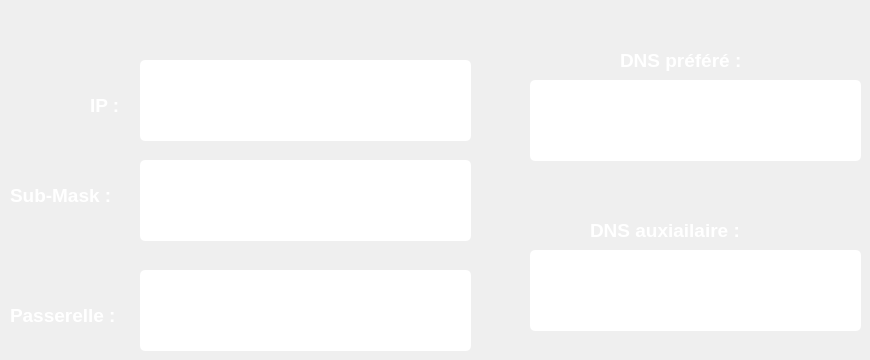
     <widget class="QWidget" name="P_network">
      <attribute name="title">
       <string>ConfigRéseau</string>
      </attribute>
      <widget class="QLineEdit" name="LineE_IP">
       <property name="geometry">
        <rect>
         <x>140</x>
         <y>60</y>
         <width>331</width>
         <height>81</height>
        </rect>
       </property>
       <property name="minimumSize">
        <size>
         <width>331</width>
         <height>81</height>
        </size>
       </property>
       <property name="maximumSize">
        <size>
         <width>331</width>
         <height>81</height>
        </size>
       </property>
       <property name="font">
        <font>
         <pointsize>15</pointsize>
         <weight>75</weight>
         <bold>true</bold>
        </font>
       </property>
       <property name="focusPolicy">
        <enum>Qt::NoFocus</enum>
       </property>
       <property name="styleSheet">
        <string notr="true">QLineEdit{
background-color: rgb(255, 255, 255);
border-radius:5px;
}
</string>
       </property>
       <property name="inputMask">
        <string/>
       </property>
       <property name="text">
        <string/>
       </property>
       <property name="alignment">
        <set>Qt::AlignCenter</set>
       </property>
      </widget>
      <widget class="QLineEdit" name="LineE_Sub_Mask">
       <property name="geometry">
        <rect>
         <x>140</x>
         <y>160</y>
         <width>331</width>
         <height>81</height>
        </rect>
       </property>
       <property name="minimumSize">
        <size>
         <width>331</width>
         <height>81</height>
        </size>
       </property>
       <property name="maximumSize">
        <size>
         <width>331</width>
         <height>81</height>
        </size>
       </property>
       <property name="font">
        <font>
         <pointsize>15</pointsize>
         <weight>75</weight>
         <bold>true</bold>
        </font>
       </property>
       <property name="focusPolicy">
        <enum>Qt::NoFocus</enum>
       </property>
       <property name="styleSheet">
        <string notr="true">QLineEdit{
background-color: rgb(255, 255, 255);
border-radius:5px;
}
</string>
       </property>
       <property name="inputMask">
        <string/>
       </property>
       <property name="alignment">
        <set>Qt::AlignCenter</set>
       </property>
      </widget>
      <widget class="QLineEdit" name="LineE_gateway">
       <property name="geometry">
        <rect>
         <x>140</x>
         <y>270</y>
         <width>331</width>
         <height>81</height>
        </rect>
       </property>
       <property name="minimumSize">
        <size>
         <width>331</width>
         <height>81</height>
        </size>
       </property>
       <property name="maximumSize">
        <size>
         <width>331</width>
         <height>81</height>
        </size>
       </property>
       <property name="font">
        <font>
         <pointsize>15</pointsize>
         <weight>75</weight>
         <bold>true</bold>
        </font>
       </property>
       <property name="focusPolicy">
        <enum>Qt::NoFocus</enum>
       </property>
       <property name="styleSheet">
        <string notr="true">QLineEdit{
background-color: rgb(255, 255, 255);
border-radius:5px;
}
</string>
       </property>
       <property name="inputMask">
        <string/>
       </property>
       <property name="alignment">
        <set>Qt::AlignCenter</set>
       </property>
      </widget>
      <widget class="QLineEdit" name="LineE_dns1">
       <property name="geometry">
        <rect>
         <x>530</x>
         <y>80</y>
         <width>331</width>
         <height>81</height>
        </rect>
       </property>
       <property name="minimumSize">
        <size>
         <width>331</width>
         <height>81</height>
        </size>
       </property>
       <property name="maximumSize">
        <size>
         <width>331</width>
         <height>81</height>
        </size>
       </property>
       <property name="font">
        <font>
         <pointsize>15</pointsize>
         <weight>75</weight>
         <bold>true</bold>
        </font>
       </property>
       <property name="focusPolicy">
        <enum>Qt::NoFocus</enum>
       </property>
       <property name="styleSheet">
        <string notr="true">QLineEdit{
background-color: rgb(255, 255, 255);
border-radius:5px;
}
</string>
       </property>
       <property name="inputMask">
        <string/>
       </property>
       <property name="alignment">
        <set>Qt::AlignCenter</set>
       </property>
      </widget>
      <widget class="QLabel" name="label_Network_DNS1">
       <property name="geometry">
        <rect>
         <x>620</x>
         <y>40</y>
         <width>151</width>
         <height>41</height>
        </rect>
       </property>
       <property name="font">
        <font>
         <pointsize>14</pointsize>
         <weight>75</weight>
         <bold>true</bold>
        </font>
       </property>
       <property name="styleSheet">
        <string notr="true">color: rgb(255, 255, 255);
background-color: rgba(255, 255, 255, 0);</string>
       </property>
       <property name="text">
        <string>DNS préféré :</string>
       </property>
       <property name="scaledContents">
        <bool>true</bool>
       </property>
       <property name="wordWrap">
        <bool>true</bool>
       </property>
      </widget>
      <widget class="QLabel" name="label_Network_gateway">
       <property name="geometry">
        <rect>
         <x>10</x>
         <y>280</y>
         <width>131</width>
         <height>71</height>
        </rect>
       </property>
       <property name="font">
        <font>
         <pointsize>14</pointsize>
         <weight>75</weight>
         <bold>true</bold>
        </font>
       </property>
       <property name="styleSheet">
        <string notr="true">color: rgb(255, 255, 255);
background-color: rgba(255, 255, 255, 0);</string>
       </property>
       <property name="text">
        <string>Passerelle : </string>
       </property>
       <property name="scaledContents">
        <bool>true</bool>
       </property>
       <property name="wordWrap">
        <bool>true</bool>
       </property>
      </widget>
      <widget class="QLabel" name="label_Network_ip">
       <property name="geometry">
        <rect>
         <x>90</x>
         <y>70</y>
         <width>41</width>
         <height>71</height>
        </rect>
       </property>
       <property name="maximumSize">
        <size>
         <width>16777214</width>
         <height>16777215</height>
        </size>
       </property>
       <property name="font">
        <font>
         <pointsize>14</pointsize>
         <weight>75</weight>
         <bold>true</bold>
        </font>
       </property>
       <property name="styleSheet">
        <string notr="true">color: rgb(255, 255, 255);
background-color: rgba(255, 255, 255, 0);</string>
       </property>
       <property name="text">
        <string>IP : </string>
       </property>
       <property name="scaledContents">
        <bool>true</bool>
       </property>
       <property name="wordWrap">
        <bool>true</bool>
       </property>
      </widget>
      <widget class="QLabel" name="label_Network_Sub_mask">
       <property name="geometry">
        <rect>
         <x>10</x>
         <y>160</y>
         <width>121</width>
         <height>71</height>
        </rect>
       </property>
       <property name="font">
        <font>
         <pointsize>14</pointsize>
         <weight>75</weight>
         <bold>true</bold>
        </font>
       </property>
       <property name="styleSheet">
        <string notr="true">color: rgb(255, 255, 255);
background-color: rgba(255, 255, 255, 0);</string>
       </property>
       <property name="text">
        <string>Sub-Mask :</string>
       </property>
       <property name="scaledContents">
        <bool>true</bool>
       </property>
       <property name="wordWrap">
        <bool>true</bool>
       </property>
      </widget>
      <widget class="QLineEdit" name="LineE_dns2">
       <property name="geometry">
        <rect>
         <x>530</x>
         <y>250</y>
         <width>331</width>
         <height>81</height>
        </rect>
       </property>
       <property name="minimumSize">
        <size>
         <width>331</width>
         <height>81</height>
        </size>
       </property>
       <property name="maximumSize">
        <size>
         <width>331</width>
         <height>81</height>
        </size>
       </property>
       <property name="font">
        <font>
         <pointsize>15</pointsize>
         <weight>75</weight>
         <bold>true</bold>
        </font>
       </property>
       <property name="focusPolicy">
        <enum>Qt::NoFocus</enum>
       </property>
       <property name="styleSheet">
        <string notr="true">QLineEdit{
background-color: rgb(255, 255, 255);
border-radius:5px;
}
</string>
       </property>
       <property name="inputMask">
        <string/>
       </property>
       <property name="alignment">
        <set>Qt::AlignCenter</set>
       </property>
      </widget>
      <widget class="QLabel" name="label_Network_DNS2">
       <property name="geometry">
        <rect>
         <x>590</x>
         <y>210</y>
         <width>201</width>
         <height>41</height>
        </rect>
       </property>
       <property name="font">
        <font>
         <pointsize>14</pointsize>
         <weight>75</weight>
         <bold>true</bold>
        </font>
       </property>
       <property name="styleSheet">
        <string notr="true">color: rgb(255, 255, 255);
background-color: rgba(255, 255, 255, 0);</string>
       </property>
       <property name="text">
        <string>DNS auxiailaire :</string>
       </property>
       <property name="scaledContents">
        <bool>true</bool>
       </property>
       <property name="wordWrap">
        <bool>true</bool>
       </property>
      </widget>
     </widget>
